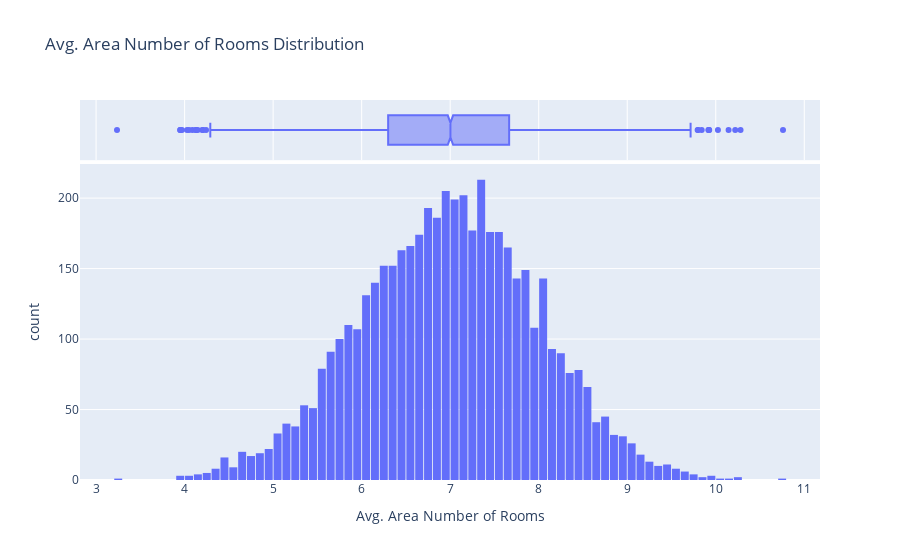

Write notebook code for a chart like this one.
### Code cell
fig = px.histogram(dataset_df, x='Avg. Area Number of Rooms', title='Avg. Area Number of Rooms Distribution', marginal='box')
fig.update_layout(bargap=0.1)
fig.show()

### Figure 1 — Plotly figure (JSON) as saved in the notebook; plotly's stock layout.template omitted (floating-point values rounded to 4 significant figures; data arrays with more than 128 entries replaced by an {"elided": "..."} marker saying what was removed)
{"data": [{"alignmentgroup": "True", "bingroup": "x", "hovertemplate": "Avg. Area Number of Rooms=%{x}<br>count=%{y}<extra></extra>", "legendgroup": "", "marker": {"color": "#636efa", "pattern": {"shape": ""}}, "name": "", "offsetgroup": "", "orientation": "v", "showlegend": false, "type": "histogram", "x": {"elided": "5000 float values"}, "xaxis": "x", "yaxis": "y"}, {"alignmentgroup": "True", "hovertemplate": "Avg. Area Number of Rooms=%{x}<extra></extra>", "legendgroup": "", "marker": {"color": "#636efa"}, "name": "", "notched": true, "offsetgroup": "", "showlegend": false, "type": "box", "x": {"elided": "5000 float values"}, "xaxis": "x2", "yaxis": "y2"}], "layout": {"bargap": 0.1, "barmode": "relative", "legend": {"tracegroupgap": 0}, "title": {"text": "Avg. Area Number of Rooms Distribution"}, "xaxis": {"anchor": "y", "domain": [0, 1], "title": {"text": "Avg. Area Number of Rooms"}}, "xaxis2": {"anchor": "y2", "domain": [0, 1], "matches": "x", "showgrid": true, "showticklabels": false}, "yaxis": {"anchor": "x", "domain": [0, 0.8316], "title": {"text": "count"}}, "yaxis2": {"anchor": "x2", "domain": [0.8416, 1], "matches": "y2", "showgrid": false, "showline": false, "showticklabels": false, "ticks": ""}}}
